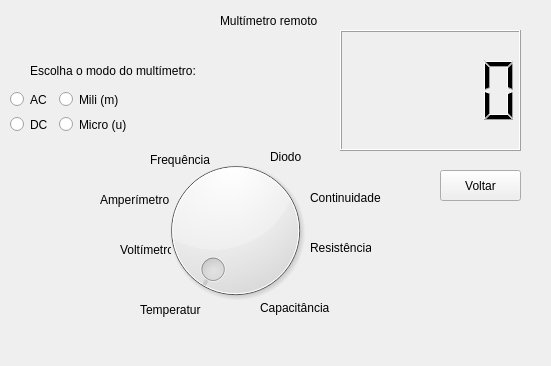
<?xml version="1.0" encoding="UTF-8"?>
<ui version="4.0">
 <class>multiemetro</class>
 <widget class="QWidget" name="multiemetro">
  <property name="geometry">
   <rect>
    <x>0</x>
    <y>0</y>
    <width>551</width>
    <height>366</height>
   </rect>
  </property>
  <property name="windowTitle">
   <string>Form</string>
  </property>
  <widget class="QLCDNumber" name="lcdNumber">
   <property name="geometry">
    <rect>
     <x>340</x>
     <y>30</y>
     <width>181</width>
     <height>121</height>
    </rect>
   </property>
  </widget>
  <widget class="QLabel" name="label_2">
   <property name="geometry">
    <rect>
     <x>30</x>
     <y>50</y>
     <width>171</width>
     <height>41</height>
    </rect>
   </property>
   <property name="text">
    <string>Escolha o modo do multímetro:</string>
   </property>
  </widget>
  <widget class="QPushButton" name="Voltar">
   <property name="geometry">
    <rect>
     <x>440</x>
     <y>170</y>
     <width>81</width>
     <height>31</height>
    </rect>
   </property>
   <property name="text">
    <string>Voltar</string>
   </property>
  </widget>
  <widget class="QDial" name="dial">
   <property name="geometry">
    <rect>
     <x>150</x>
     <y>150</y>
     <width>171</width>
     <height>161</height>
    </rect>
   </property>
  </widget>
  <widget class="QLabel" name="label">
   <property name="geometry">
    <rect>
     <x>220</x>
     <y>0</y>
     <width>171</width>
     <height>41</height>
    </rect>
   </property>
   <property name="text">
    <string>Multímetro remoto</string>
   </property>
  </widget>
  <widget class="QLabel" name="label_3">
   <property name="geometry">
    <rect>
     <x>120</x>
     <y>240</y>
     <width>51</width>
     <height>20</height>
    </rect>
   </property>
   <property name="text">
    <string>Voltímetro</string>
   </property>
  </widget>
  <widget class="QLabel" name="label_4">
   <property name="geometry">
    <rect>
     <x>310</x>
     <y>190</y>
     <width>71</width>
     <height>16</height>
    </rect>
   </property>
   <property name="text">
    <string>Continuidade</string>
   </property>
  </widget>
  <widget class="QLabel" name="label_5">
   <property name="geometry">
    <rect>
     <x>150</x>
     <y>150</y>
     <width>71</width>
     <height>20</height>
    </rect>
   </property>
   <property name="text">
    <string>Frequência</string>
   </property>
  </widget>
  <widget class="QLabel" name="label_6">
   <property name="geometry">
    <rect>
     <x>260</x>
     <y>300</y>
     <width>71</width>
     <height>16</height>
    </rect>
   </property>
   <property name="text">
    <string>Capacitância</string>
   </property>
  </widget>
  <widget class="QLabel" name="label_7">
   <property name="geometry">
    <rect>
     <x>100</x>
     <y>190</y>
     <width>71</width>
     <height>20</height>
    </rect>
   </property>
   <property name="text">
    <string>Amperímetro</string>
   </property>
  </widget>
  <widget class="QLabel" name="label_8">
   <property name="geometry">
    <rect>
     <x>270</x>
     <y>150</y>
     <width>47</width>
     <height>13</height>
    </rect>
   </property>
   <property name="text">
    <string>Diodo</string>
   </property>
  </widget>
  <widget class="QLabel" name="label_9">
   <property name="geometry">
    <rect>
     <x>140</x>
     <y>300</y>
     <width>61</width>
     <height>20</height>
    </rect>
   </property>
   <property name="text">
    <string>Temperatura</string>
   </property>
  </widget>
  <widget class="QLabel" name="label_10">
   <property name="geometry">
    <rect>
     <x>310</x>
     <y>240</y>
     <width>61</width>
     <height>16</height>
    </rect>
   </property>
   <property name="text">
    <string>Resistência</string>
   </property>
  </widget>
  <widget class="QWidget" name="layoutWidget">
   <property name="geometry">
    <rect>
     <x>10</x>
     <y>90</y>
     <width>119</width>
     <height>44</height>
    </rect>
   </property>
   <layout class="QHBoxLayout" name="horizontalLayout">
    <item>
     <layout class="QVBoxLayout" name="verticalLayout_2">
      <item>
       <widget class="QRadioButton" name="ACbut">
        <property name="text">
         <string>AC</string>
        </property>
       </widget>
      </item>
      <item>
       <widget class="QRadioButton" name="DCbut">
        <property name="text">
         <string>DC</string>
        </property>
       </widget>
      </item>
     </layout>
    </item>
    <item>
     <layout class="QVBoxLayout" name="verticalLayout">
      <item>
       <widget class="QRadioButton" name="MiliBut">
        <property name="text">
         <string>Mili (m)</string>
        </property>
       </widget>
      </item>
      <item>
       <widget class="QRadioButton" name="MicroBut">
        <property name="text">
         <string>Micro (u)</string>
        </property>
       </widget>
      </item>
     </layout>
    </item>
   </layout>
  </widget>
 </widget>
 <resources/>
 <connections>
  <connection>
   <sender>Voltar</sender>
   <signal>clicked()</signal>
   <receiver>multiemetro</receiver>
   <slot>close()</slot>
   <hints>
    <hint type="sourcelabel">
     <x>468</x>
     <y>186</y>
    </hint>
    <hint type="destinationlabel">
     <x>448</x>
     <y>262</y>
    </hint>
   </hints>
  </connection>
  <connection>
   <sender>dial</sender>
   <signal>sliderMoved(int)</signal>
   <receiver>lcdNumber</receiver>
   <slot>display(int)</slot>
   <hints>
    <hint type="sourcelabel">
     <x>244</x>
     <y>217</y>
    </hint>
    <hint type="destinationlabel">
     <x>372</x>
     <y>91</y>
    </hint>
   </hints>
  </connection>
 </connections>
</ui>
